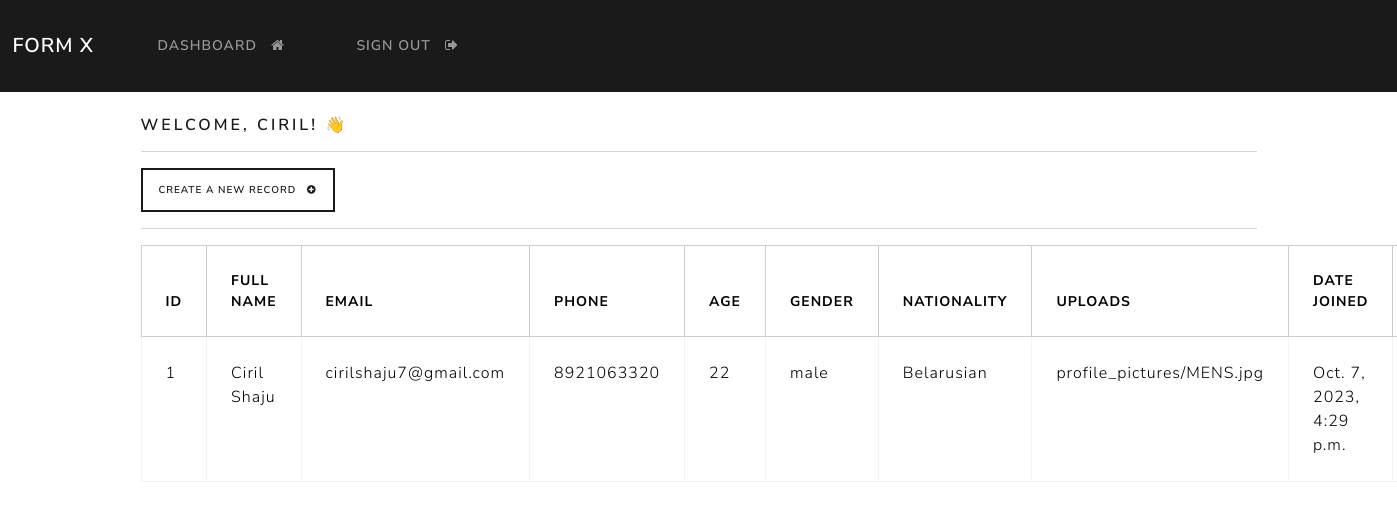
The page /dashboard (signed in) on the database its author committed.
### webapp/models.py (models this page shows, shortened)
class Record(models.Model):
    creation_date = models.DateTimeField(auto_now_add=True)
    first_name = models.CharField(max_length=100)
    last_name = models.CharField(max_length=100)
    email = models.CharField(max_length=255)
    phone = models.CharField(max_length=20)
    age = models.IntegerField(blank=True,null=True)
    gender = models.CharField(max_length=10, choices=[('male', 'Male'), ('female', 'Female'), ('other', 'Other')], blank=True, null=True)
    NATIONALITIES = [
    ('Afghan', 'Afghan'),
    ('Albanian', 'Albanian'),
    ('Algerian', 'Algerian'),
    ('American', 'American'),
    ('Andorran', 'Andorran'),
    ('Angolan', 'Angolan'),
    ('Antiguan and Barbudan', 'Antiguan and Barbudan'),
    ('Argentine', 'Argentine'),
    ('Armenian', 'Armenian'),
    ('Aruban', 'Aruban'),
    ('Australian', 'Australian'),
    ('Austrian', 'Austrian'),
    ('Azerbaijani', 'Azerbaijani'),
    ('Bahamian', 'Bahamian'),
    ('Bahraini', 'Bahraini'),
    ('Bangladeshi', 'Bangladeshi'),
    ('Barbadian', 'Barbadian'),
    ('Basque', 'Basque'),
    ('Belarusian', 'Belarusian'),
    ('Belgian', 'Belgian'),
    ('Belizean', 'Belizean'),
    ('Beninese', 'Beninese'),
    ('Bermudian', 'Bermudian'),
    ('Bhutanese', 'Bhutanese'),
    ('Bolivian', 'Bolivian'),
    ('Bosniak', 'Bosniak'),
    ('Bosnian and Herzegovinian', 'Bosnian and Herzegovinian'),
    ('Botswana', 'Botswana'),
    ('Brazilian', 'Brazilian'),
    ('Breton', 'Breton'),
    ('British', 'British'),
    ('British Virgin Islander', 'British Virgin Islander'),
    ('Bruneian', 'Bruneian'),
    ('Bulgarian', 'Bulgarian'),
    ('Macedonian Bulgarian', 'Macedonian Bulgarian'),
    ('Burkinabé', 'Burkinabé'),
    ('Burmese', 'Burmese'),
    ('Burundian', 'Burundian'),
    ('Cambodian', 'Cambodian'),
    ('Cameroonian', 'Cameroonian'),
    ('Canadian', 'Canadian'),
    ('Catalan', 'Catalan'),
    ('Cape Verdean', 'Cape Verdean'),
    ('Caymanian', 'Caymanian'),
    ('Chaldean', 'Chaldean'),
    ('Chadian', 'Chadian'),
    ('Chilean', 'Chilean'),
    ('Chinese', 'Chinese'),
    ('Colombian', 'Colombian'),
    ('Comorian', 'Comorian'),
    ('Congolese (DRC)', 'Congolese (DRC)'),
    ('Congolese (RotC)', 'Congolese (RotC)'),
    ('Costa Rican', 'Costa Rican'),
    ('Croat', 'Croat'),
    ('Cuban', 'Cuban'),
    ('Cypriot', 'Cypriot'),
    ('Czech', 'Czech'),
    ('Danish', 'Danish'),
    ('Greenlander', 'Greenlander'),
    ('Djiboutian', 'Djiboutian'),
    ('Dominican (Commonwealth)', 'Dominican (Commonwealth)'),
    ('Dominican (Republic)', 'Dominican (Republic)'),
    ('Dutch', 'Dutch'),
    ('East Timorese', 'East Timorese'),
    ('Ecuadorian', 'Ecuadorian'),
    ('Egyptian', 'Egyptian'),
    ('Emirati', 'Emirati'),
    ('English', 'English'),
    ('Equatoguinean', 'Equatoguinean'),
    ('Eritrean', 'Eritrean'),
    ('Estonian', 'Estonian'),
    ('Ethiopian', 'Ethiopian'),
    ('Falkland Islander', 'Falkland Islander'),
    ('Faroese', 'Faroese'),
    ('Fijian', 'Fijian'),
    ('Finn', 'Finn'),
    ('Finnish Swedish', 'Finnish Swedish'),
    ('Filipino', 'Filipino'),
    ('French citizen', 'French citizen'),
    ('Gabonese', 'Gabonese'),
    ('Gambian', 'Gambian'),
    ('Georgian', 'Georgian'),
    ('German', 'German'),
    ('Baltic German', 'Baltic German'),
    ('Ghanaian', 'Ghanaian'),
    ('Gibraltarian', 'Gibraltarian'),
    ('Greek', 'Greek'),
    ('Greek Macedonian', 'Greek Macedonian'),
    ('Grenadian', 'Grenadian'),
    ('Guatemalan', 'Guatemalan'),
    ('Guianese (French)', 'Guianese (French)'),
    ('Guinean', 'Guinean'),
    ('Guinea-Bissau national', 'Guinea-Bissau national'),
    ('Guyanese', 'Guyanese'),
    ('Haitian', 'Haitian'),
    ('Honduran', 'Honduran'),
    ('Hong Konger', 'Hong Konger'),
    ('Hungarian', 'Hungarian'),
    ('Icelander', 'Icelander'),
    ('I-Kiribati', 'I-Kiribati'),
    ('Indian', 'Indian'),
    ('Indonesian', 'Indonesian'),
    ('Iranian', 'Iranian'),
    ('Iraqi', 'Iraqi'),
    ('Irish', 'Irish'),
    ('Israeli', 'Israeli'),
    ('Italian', 'Italian'),
    ('Ivorian', 'Ivorian'),
    ('Jamaican', 'Jamaican'),
    ('Japanese', 'Japanese'),
    ('Jordanian', 'Jordanian'),
    ('Kazakh', 'Kazakh'),
    ('Kenyan', 'Kenyan'),
    ('Kosovar', 'Kosovar'),
    ('Kuwaiti', 'Kuwaiti'),
    ('Kyrgyz', 'Kyrgyz'),
    ('Lao', 'Lao'),
    ('Latvian', 'Latvian'),
    ('Lebanese', 'Lebanese'),
    ('Liberian', 'Liberian'),
    ('Libyan', 'Libyan'),
    ('Liechtensteiner', 'Liechtensteiner'),
    ('Lithuanian', 'Lithuanian'),
    ('Luxembourger', 'Luxembourger'),
    ('Macao', 'Macao'),
    ('Macedonian', 'Macedonian'),
    ('Malagasy', 'Malagasy'),
    ('Malawian', 'Malawian'),
    ('Malaysian', 'Malaysian'),
    ('Maldivian', 'Maldivian'),
    ('Malian', 'Malian'),
    ('Maltese', 'Maltese'),
    ('Manx', 'Manx'),
    ('Marshallese', 'Marshallese'),
    ('Mauritanian', 'Mauritanian'),
    ('Mauritian', 'Mauritian'),
    ('Mexican', 'Mexican'),
    ('Micronesian', 'Micronesian'),
    ('Moldovan', 'Moldovan'),
    ('Monégasque', 'Monégasque'),
    ('Mongolian', 'Mongolian'),
    ('Montenegrin', 'Montenegrin'),
    ('Moroccan', 'Moroccan'),
    ('Mozambican', 'Mozambican'),
    ('Namibian', 'Namibian'),
    ('Nauruan', 'Nauruan'),
    ('Nepalese', 'Nepalese'),
    ('New Zealander', 'New Zealander'),
    ('Nicaraguan', 'Nicaraguan'),
    ('Nigerien', 'Nigerien'),
    ('Nigerian', 'Nigerian'),
    ('Norwegian', 'Norwegian'),
    ('Omani', 'Omani'),
    ('Pakistani', 'Pakistani'),
    ('Palauan', 'Palauan'),
    ('Palestinian', 'Palestinian'),
    ('Panamanian', 'Panamanian'),
    ('Papua New Guinean', 'Papua New Guinean'),
    ('Paraguayan', 'Paraguayan'),
    ('Peruvian', 'Peruvian'),
    ('Pole', 'Pole'),
    ('Portuguese', 'Portuguese'),
    ('Puerto Rican', 'Puerto Rican'),
    ('Qatari', 'Qatari'),
    ('Quebecer', 'Quebecer'),
    ('Réunionnai', 'Réunionnai'),
    ('Romanian', 'Romanian'),
    ('Russian', 'Russian'),
    ('Baltic Russian', 'Baltic Russian'),
    ('Rwandan', 'Rwandan'),
    ('Saint Kitt and Nevi', 'Saint Kitt and Nevi'),
    ('Saint Lucian', 'Saint Lucian'),
    ('Salvadoran', 'Salvadoran'),
    ('Sammarinese', 'Sammarinese'),
    ('Samoan', 'Samoan'),
    ('São Tomé and Príncipe', 'São Tomé and Príncipe'),
    ('Saudi', 'Saudi'),
    ('Scot', 'Scot'),
    ('Senegalese', 'Senegalese'),
    ('Serb', 'Serb'),
    ('Seychelloi', 'Seychelloi'),
    ('Sierra Leonean', 'Sierra Leonean'),
    ('Singaporean', 'Singaporean'),
    ('Slovak', 'Slovak'),
    ('Slovene', 'Slovene'),
    ('Solomon Islander', 'Solomon Islander'),
    ('Somali', 'Somali'),
    ('Somalilander', 'Somalilander'),
    ('Sotho', 'Sotho'),
    ('South African', 'South African'),
    ('Spaniard', 'Spaniard'),
    ('Sri Lankan', 'Sri Lankan'),
    ('Sudanese', 'Sudanese'),
    ('Surinamese', 'Surinamese'),
    ('Swazi', 'Swazi'),
    ('Swede', 'Swede'),
    ('Swiss', 'Swiss'),
    ('Syriac', 'Syriac'),
    ('Syrian', 'Syrian'),
    ('Taiwanese', 'Taiwanese'),
    ('Tamil', 'Tamil'),
    ('Tajik', 'Tajik'),
    ('Tanzanian', 'Tanzanian'),
    ('Thai', 'Thai'),
    ('Tibetan', 'Tibetan'),
    ('Tobagonian', 'Tobagonian'),
    ('Togolese', 'Togolese'),
    ('Tongan', 'Tongan'),
    ('Trinidadian', 'Trinidadian'),
    ('Tunisian', 'Tunisian'),
    ('Turk', 'Turk'),
    ('Tuvaluan', 'Tuvaluan'),
    ('Ugandan', 'Ugandan'),
    ('Ukrainian', 'Ukrainian'),
    ('Uruguayan', 'Uruguayan'),
    ('Uzbek', 'Uzbek'),
    ('Vanuatuan', 'Vanuatuan'),
    ('Venezuelan', 'Venezuelan'),
    ('Vietnamese', 'Vietnamese'),
    ('Vincentian', 'Vincentian'),
    ('Welsh', 'Welsh'),
    ('Yemeni', 'Yemeni'),
    ('Zambian', 'Zambian'),
    ('Zimbabwean', 'Zimbabwean'),]
    nationality = models.CharField(max_length=125, choices=NATIONALITIES, blank=True, null=True)
    profile_picture = models.ImageField(upload_to='profile_pictures/', blank=True, null=True)

### webapp/views.py (the view)
# urls.py: path('dashboard', views.dashboard, name="dashboard"),
@login_required(login_url='my-login')
def dashboard(request):
    my_records = Record.objects.all()
    context = {'records': my_records}
    return render(request, 'webapp/dashboard.html', context=context)

### webapp/templates/webapp/dashboard.html (shortened to what this page needs)
{% extends 'webapp/base.html' %}
{% block content %}
    <h5> Welcome, {{user}}! 👋 </h5>
    <hr>
    <a class="btn btn-outline-primary btn-sm" href="{% url 'create-record' %}">
        Create a new record &nbsp; <i class="fa fa-plus-circle" aria-hidden="true"></i>
    </a>
    <hr>
    <table class="table table-hover table-bordered">
        <thead class="table-light">
            <tr>
                <th scope="col"> ID </th>
                <th scope="col"> Full name </th>
                <th scope="col"> Email </th>
                <th scope="col"> Phone </th>
                <th scope="col"> Age </th>
                <th scope="col"> Gender </th>
                <th scope="col"> Nationality </th>
                <th scope="col"> Uploads </th>
                <th scope="col"> Date joined </th>
                <th scope="col"> View </th>
            </tr>
        </thead>
        <tbody>
        {% if records %}
            {% for record in records %}
            <tr>
                <td> {{record.id}} </td>
                <td> {{record.first_name}}  {{record.last_name}} </td>
                <td> {{record.email}} </td>
                <td> {{record.phone}} </td>
                <td> {{record.age}} </td>
                <td> {{record.gender}} </td>
                <td> {{record.nationality}} </td>
                <td> {{record.profile_picture}} </td>
                <td> {{record.creation_date}} </td>
                <td> <a class="btn btn-success btn-sm" href="{% url 'record' record.id %}">  </a> </td>
            </tr>
            {% endfor %}
        {% endif %}
        </tbody>
    </table>
{% endblock %}

### webapp/templates/webapp/base.html (shortened to what this page needs)
{% load static %}
<!DOCTYPE html>
<html>
    <head>
        <link rel="stylesheet" type="text/css" href="https://bootswatch.com/5/lux/bootstrap.min.css">
        <link rel="stylesheet" type="text/css" href="{% static 'css/styles.css' %}">
        <link rel="stylesheet" href="https://cdnjs.cloudflare.com/ajax/libs/font-awesome/4.7.0/css/font-awesome.min.css">
    </head>
    <body>
        {% include 'webapp/navbar.html' %}
        <div class="container">
            <br>
           {% block content %}
           {% endblock %}
        </div>
    </body>
</html>

### webapp/templates/webapp/navbar.html (shortened to what this page needs)
<nav class="navbar navbar-expand-lg navbar-dark bg-primary justify-content-center">
    <a class="navbar-brand main-heading" href="{% url '' %}">
      &nbsp; FORM X
    </a>
      <div class="collapse navbar-collapse text-center" id="navbarNavDropdown">
        <ul class="navbar-nav mr-auto">
          {% if user.is_authenticated %}
            <li class="nav-item">
              <a class="nav-link" href="{% url 'dashboard' %}">Dashboard &nbsp; <i class="fa fa-home" aria-hidden="true"></i> </a>
            </li>
            <li class="nav-item">
              <a class="nav-link" href="{% url 'user-logout' %}">Sign out &nbsp; <i class="fa fa-sign-out" aria-hidden="true"></i> </a>
            </li>
        </ul>
        {% endif %}
      </div>
  </nav>

### rows shown on the page
Record: id "1", first_name "Ciril", last_name "Shaju", email "cirilshaju7@gmail.com", phone "8921063320", age "22", gender "male", nationality "Belarusian", profile_picture "profile_pictures/MENS.jpg", creation_date "Oct. 7, 2023, 4:29 p.m."

### other values the page prints
{{ user }} "CIRIL"
